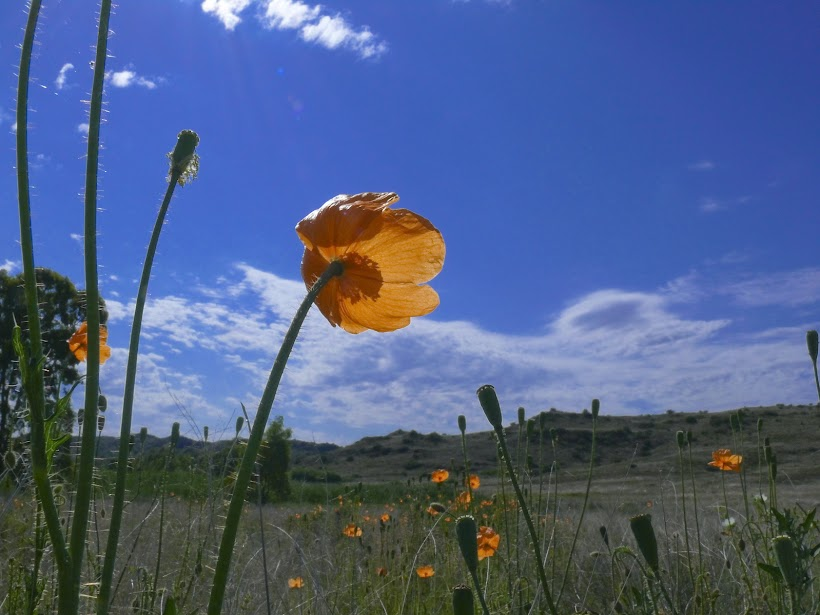
#> input picture image.jpg, 820 x 615 px
$ python main.py
#> lines starting #> are read from the running program, lines starting #| are printed output that depends on the picture
######################################
# Image Filter Project Starter Code  #
#                                    #
#           Project STEM             #
#                                    #
#              9/20/19               #
#                                    #
######################################

# Importing PIL.Image library and os library
from PIL import Image #from PIL import Image
import os
import random

# Deletes old created images if they exist
images = ["combinedFilters.jpg","filter1.jpg","filter2.jpg","filter3.jpg","grey.jpg"]
for i in images:
  if os.path.exists(i):
    os.remove(i)

# Adds two blank lines before any output
print("\n\n")

# Opens image - upload a Local File into repl.it
img = Image.open('image.jpg')
#> img is the input picture: PIL image 820x615 RGB; mean R, G, B 78.4, 96, 135

# Rescale image size down, if original is too large
width = img.width
#> width = 820
height = img.height
#> height = 615
mwidth = width // 1000
#> mwidth = 0
mheight = height // 1000
#> mheight = 0
if mwidth > mheight:
  scale = mwidth
else:
  scale = mheight
#> scale = 0
if scale != 0:
  img = img.resize( (width // scale, height // scale) )

########################
#    Example Filter    #
########################
def grey():
  # Creates an ImageCore Object from original image
  pixels = img.getdata()
  # Creates empty array to hold new pixel values
  new_pixels = []
  # For every pixel from our original image, it saves
  # a copy of that pixel to our new_pixels array
  for p in pixels:
    new_pixels.append(p)
#> this loop made 504300 passes
#> p on passes 1 to 3: (66, 101, 191), (66, 101, 191), (66, 102, 190)
#> after the loop, new_pixels = 504300 items
  # Starts at the first pixel in the image
  location = 0
  # Continues until it has looped through all pixels
  while location < len(new_pixels):
    # Gets the current color of the pixel at location
    p = new_pixels[location]
    # Splits color into red, green and blue components
    r = p[0]
    g = p[1]
    b = p[2]
    # Perform pixel manipulation and stores results
    # to a new red, green and blue components
    newr = (r + g + b) // 3
    newg = (r + g + b) // 3
    newb = (r + g + b) // 3
    # Assign new red, green and blue components to pixel
    # at that specific location
    new_pixels[location] = (newr, newg, newb)
    # Changes the location to the next pixel in array
    location = location + 1
#> this loop made 504300 passes
#> (r, g, b, newr, newg, newb) on passes 1 to 3: (66, 101, 191, 119, 119, 119), (66, 101, 191, 119, 119, 119), (66, 102, 190, 119, 119, 119)
#> after the loop, location = 504300
  # Creates a new image, the same size as the original
  # using RGB value format
  newImage = Image.new("RGB", img.size)
#> newImage: PIL image 820x615 RGB; every value is 0
  # Assigns the new pixel values to newImage
  newImage.putdata(new_pixels)
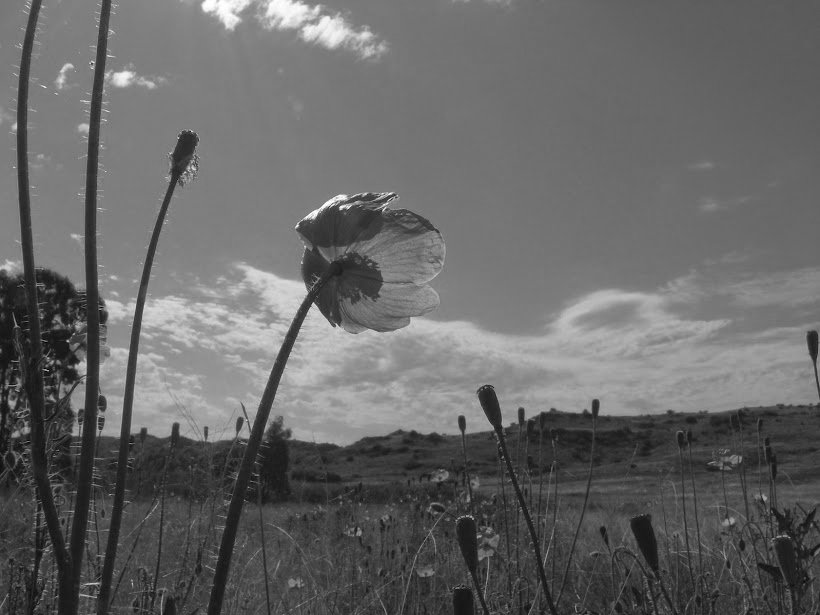
#> newImage: PIL image 820x615 RGB; min 0, max 255, mean 102.8
  # Sends the newImage back to the main portion of program
  return newImage


#####################
#    Your Filter    #
#####################

def filter1():
  # Creates an ImageCore Object from original image
  pixels = img.getdata()
  # Creates empty array to hold new pixel values
  new_pixels = []
  # For every pixel from our original image, it saves
  # a copy of that pixel to our new_pixels array
  for p in pixels:
    new_pixels.append(p)
#> after the loop, new_pixels = 504300 items
  # Starts at the first pixel in the image
  location = 0
  # Continues until it has looped through all pixels
  while location < len(new_pixels):
    # Gets the current color of the pixel at location
    p = new_pixels[location]
    # Splits color into red, green and blue components
    r = p[0]
    g = p[1]
    b = p[2]
    newr = 0
    newg = 0
    newb = 0
    # Assign new red, green and blue components to pixel
    # at that specific location
    new_pixels[location] = (newr, newg, newb)
    num = random.randint(1,25)
    # Changes the location to the next pixel in array
    location = location + num
#> this loop made 38836 passes
#> (r, g, b, num, location) on passes 1 to 3: (66, 101, 191, 13, 13), (72, 102, 190, 25, 38), (49, 74, 71, 14, 52)
  # Creates a new image, the same size as the original
  # using RGB value format
  newImage = Image.new("RGB", img.size)
  # Assigns the new pixel values to newImage
  newImage.putdata(new_pixels)
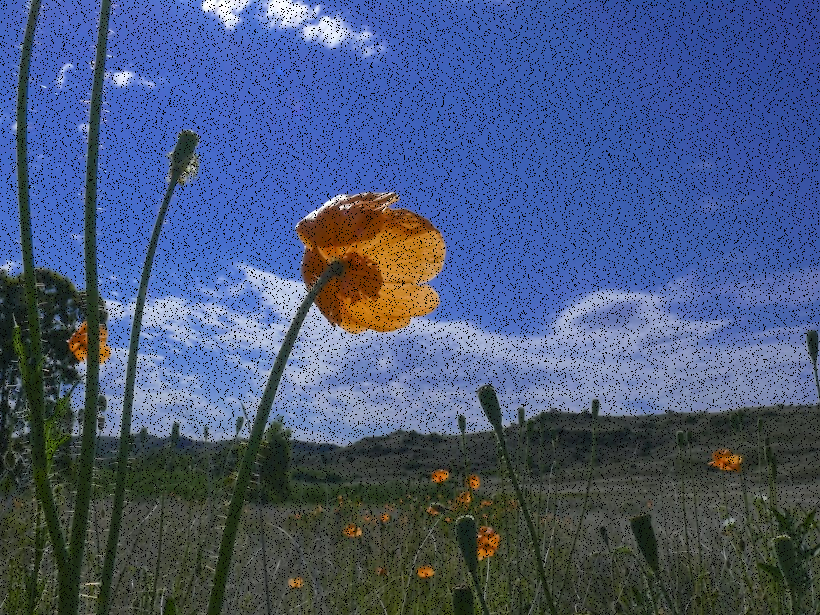
#> newImage: PIL image 820x615 RGB; mean R, G, B 72.3, 88.6, 124.6
  # Sends the newImage back to the main portion of program
  return newImage
  #newImage = img
  return newImage

#####################################
#    Your Filters with User Input   #
#####################################

def filter2():
  print("Code for filter2")
  newImage = img
  return newImage

def filter3():
    factor =  float(input("How bright would you like the picture (e.g., 1.2 for 20% brightness, 0.8 20% dimmer): "))
#> the answer given: 1

    pixels = img.getdata()
    new_pixels = []
    for i in pixels:
        n = int(i[0] * factor)
        m = int(i[1] * factor)
        p = int(i[2] * factor)

        n = min(255, max(0, n))
        m = min(255, max(0, m))
        p = min(255, max(0, p))

        new_pixels.append((n, m, p))
#> this loop made 504300 passes

    newImage = Image.new("RGB", img.size)
    newImage.putdata(new_pixels)
    return newImage

# Creates the four filter images and saves them to our files
a = grey()
a.save("grey.jpg")
b = filter1()
b.save("filter1.jpg")
c = filter2()
c.save("filter2.jpg")
d = filter3()
d.save("filter3.jpg")

# Image filter names for use below
f1 = "filter1"
f2 = "filter2"
f3 = "filter3"

# Apply multiple filters through prompts with the user
#> (the run stopped early here; a loop or call above may not have finished)
